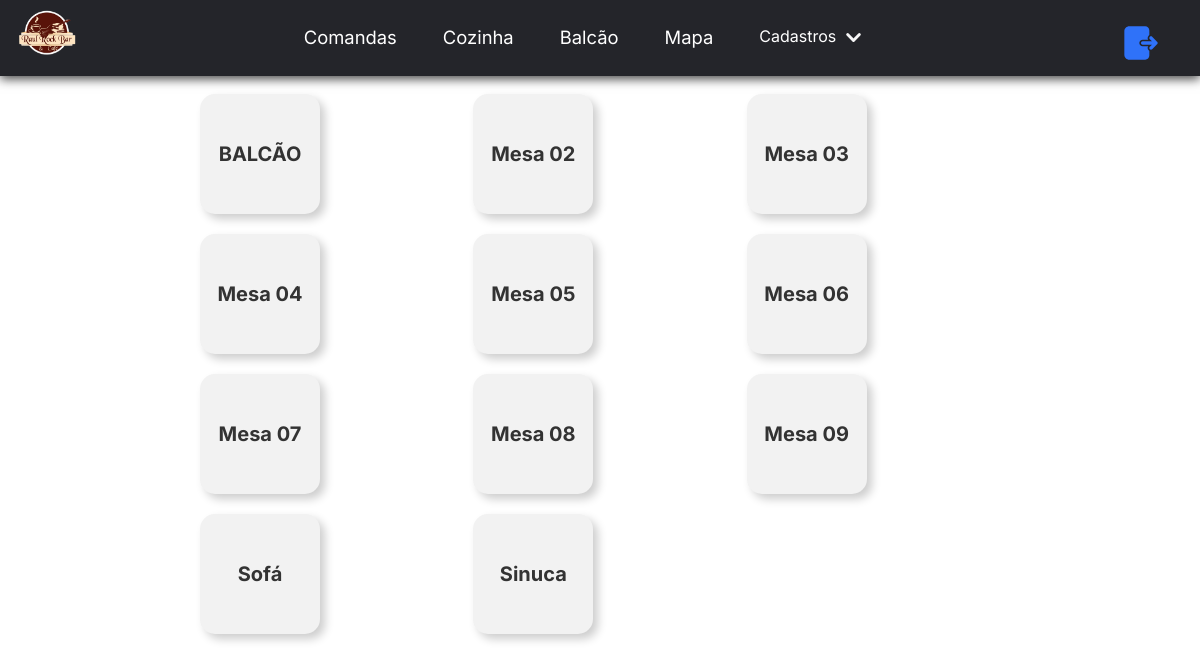
The app's page /mesas/ with its own data.
### mesas/models.py (models this page shows, shortened)
class Mesa(models.Model):
    id = models.AutoField(primary_key=True)
    name = models.CharField(max_length=100)
    location = models.CharField(max_length=255, null=True, blank=True)
    active = models.BooleanField(default=False)

### mesas/views.py (the view)
# urls.py: path('mesas/', include('mesas.urls')),
def mesas(request):
    mesas = Mesa.objects.all()
    return render(request, 'mesas.html', {'mesas': mesas, })

### comandas/templatetags/custom_filter_tag.py (called while the page is built)
@register.filter(name='groupUser')
def has_group(user, group_name):
    return user.groups.filter(name=group_name).exists()

### mesas/templates/mesas.html (shortened to what this page needs)
{% extends "base.html" %}
{% load static %}
{% block 'head' %}
<link rel="stylesheet" href="{% static 'mesas/css/mesas.css' %}">
{% endblock %}
{% block 'body' %}
<body>
  <div class="grid-container">
    {% for mesa in mesas %}
    <div class="card"
    >{{mesa.name}}
  </div>
    {% endfor %}
  </div>
</body>
{% endblock %}

### templates/static/base.css (style rules this page uses)
:root { --main-gradient: linear-gradient(145deg, #1E2A3B, #2C3E50); --pico-modal-overlay-background-color: rgba(8, 9, 10, 0.75); --pico-font-family-emoji: "Apple Color Emoji", "Segoe UI Emoji", "Segoe UI Symbol", "Noto Color Emoji"; --pico-font-family-sans-serif: system-ui, "Segoe UI", Roboto, Oxygen, Ubuntu, Cantarell, Helvetica, Arial, "Helvetica Neue", sans-serif, var(--pico-font-family-emoji); --pico-font-family-monospace: ui-monospace, SFMono-Regular, "SF Mono", Menlo, Consolas, "Liberation Mono", monospace, var(--pico-font-family-emoji); --pico-font-family: var(--pico-font-family-sans-serif); --pico-line-height: 1.5; --pico-font-weight: 400; --pico-font-size: 100%; --pico-text-underline-offset: 0.1rem; --pico-border-radius: 0.25rem; --pico-border-width: 0.0625rem; --pico-outline-width: 0.125rem; --pico-transition: 0.2s ease-in-out; --pico-spacing: 1rem; --pico-typography-spacing-vertical: 1rem; --pico-block-spacing-vertical: var(--pico-spacing); --pico-block-spacing-horizontal: var(--pico-spacing); --pico-grid-column-gap: var(--pico-spacing); --pico-grid-row-gap: var(--pico-spacing); --pico-form-element-spacing-vertical: 0.75rem; --pico-form-element-spacing-horizontal: 1rem; --pico-group-box-shadow: 0 0 0 rgba(0, 0, 0, 0); --pico-group-box-shadow-focus-with-button: 0 0 0 var(--pico-outline-width) var(--pico-primary-focus); --pico-group-box-shadow-focus-with-input: 0 0 0 0.0625rem var(--pico-form-element-border-color); --pico-modal-overlay-backdrop-filter: blur(0.375rem); --pico-nav-element-spacing-vertical: 1rem; --pico-nav-element-spacing-horizontal: 0.5rem; --pico-nav-link-spacing-vertical: 0.5rem; --pico-nav-link-spacing-horizontal: 0.5rem; --pico-nav-breadcrumb-divider: ">"; }
body { margin: 70px 0px 0px 0px; }
* { padding: 0; margin: 0; font-family: 'Inter', sans-serif; }

### templates/static/mesas/css/mesas.css (style rules this page uses)
.grid-container { display: grid; grid-template-columns: repeat(3, 2fr); gap: 20px; max-width: 800px; margin: 0 auto; }
.card { width: 120px; height: 120px; background-color: #f2f2f2; border-radius: 15px; box-shadow: 5px 5px 10px rgba(0, 0, 0, 0.2); text-align: center; line-height: 120px; font-size: 20px; font-weight: bold; color: #333; transition: transform 0.2s; }

### records on screen
Mesa: name "BALCÃO"
Mesa: name "Mesa 02"
Mesa: name "Mesa 03"
Mesa: name "Mesa 04"
Mesa: name "Mesa 05"
Mesa: name "Mesa 06"
Mesa: name "Mesa 07"
Mesa: name "Mesa 08"
Mesa: name "Mesa 09"
Mesa: name "Sofá"
Mesa: name "Sinuca"
